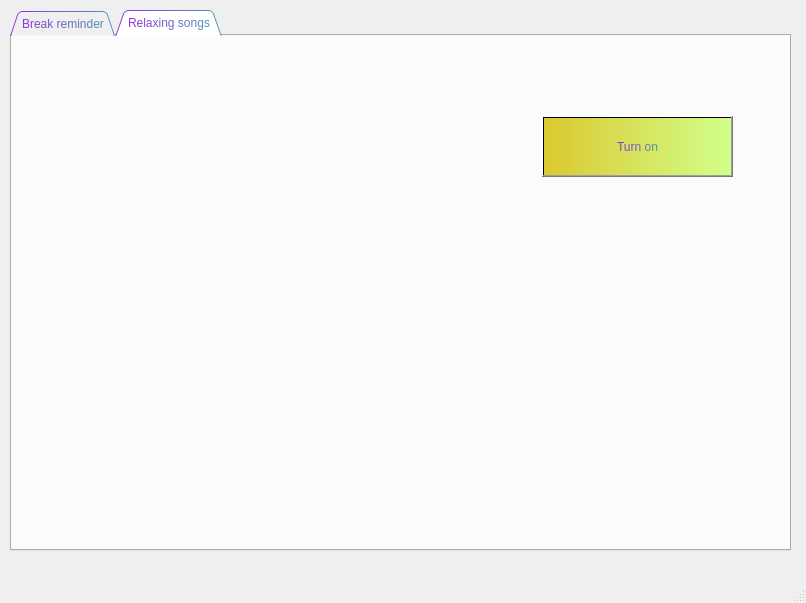
<?xml version="1.0" encoding="UTF-8"?>
<ui version="4.0">
 <class>MainWindow</class>
 <widget class="QMainWindow" name="MainWindow">
  <property name="geometry">
   <rect>
    <x>0</x>
    <y>0</y>
    <width>806</width>
    <height>603</height>
   </rect>
  </property>
  <property name="windowTitle">
   <string>MainWindow</string>
  </property>
  <property name="styleSheet">
   <string notr="true">color: qlineargradient(spread:pad, x1:0, y1:0, x2:1, y2:0, stop:0 rgba(151, 45, 219, 252), stop:1 rgba(72, 151, 183, 252));

</string>
  </property>
  <widget class="QWidget" name="centralwidget">
   <widget class="QTabWidget" name="tabWidget">
    <property name="geometry">
     <rect>
      <x>10</x>
      <y>10</y>
      <width>781</width>
      <height>541</height>
     </rect>
    </property>
    <property name="tabShape">
     <enum>QTabWidget::Triangular</enum>
    </property>
    <property name="currentIndex">
     <number>1</number>
    </property>
    <property name="elideMode">
     <enum>Qt::ElideNone</enum>
    </property>
    <widget class="QWidget" name="tab">
     <attribute name="title">
      <string>Break reminder</string>
     </attribute>
     <widget class="QLabel" name="break_bg">
      <property name="geometry">
       <rect>
        <x>-6</x>
        <y>-25</y>
        <width>781</width>
        <height>571</height>
       </rect>
      </property>
      <property name="text">
       <string/>
      </property>
      <property name="pixmap">
       <pixmap>../Python/BG/ThinkstockPhotos-489763838-e1490767826261.jpg</pixmap>
      </property>
     </widget>
     <widget class="QPushButton" name="break_btn">
      <property name="geometry">
       <rect>
        <x>290</x>
        <y>290</y>
        <width>191</width>
        <height>61</height>
       </rect>
      </property>
      <property name="toolTip">
       <string>&lt;html&gt;&lt;head/&gt;&lt;body&gt;&lt;p&gt;&lt;span style=&quot; font-size:12pt; font-weight:600;&quot;&gt;Turn on&lt;/span&gt;&lt;/p&gt;&lt;/body&gt;&lt;/html&gt;</string>
      </property>
      <property name="styleSheet">
       <string notr="true">background-color: qlineargradient(spread:pad, x1:0, y1:0, x2:1, y2:0, stop:0 rgba(45, 219, 182, 252), stop:1 rgba(209, 255, 137, 252));
font: 75 14pt &quot;Berlin Sans FB Demi&quot;;</string>
      </property>
      <property name="text">
       <string>Turn on</string>
      </property>
     </widget>
    </widget>
    <widget class="QWidget" name="tab_2">
     <attribute name="title">
      <string>Relaxing songs</string>
     </attribute>
     <widget class="QLabel" name="music_bg">
      <property name="geometry">
       <rect>
        <x>-270</x>
        <y>-40</y>
        <width>1051</width>
        <height>581</height>
       </rect>
      </property>
      <property name="text">
       <string/>
      </property>
      <property name="pixmap">
       <pixmap>../Python/BG/maxresdefault2.jpg</pixmap>
      </property>
     </widget>
     <widget class="QPushButton" name="music_btn">
      <property name="geometry">
       <rect>
        <x>530</x>
        <y>80</y>
        <width>191</width>
        <height>61</height>
       </rect>
      </property>
      <property name="toolTip">
       <string>&lt;html&gt;&lt;head/&gt;&lt;body&gt;&lt;p&gt;&lt;span style=&quot; font-size:12pt; font-weight:600;&quot;&gt;Turn on&lt;/span&gt;&lt;/p&gt;&lt;/body&gt;&lt;/html&gt;</string>
      </property>
      <property name="styleSheet">
       <string notr="true">background-color: qlineargradient(spread:pad, x1:0, y1:0, x2:1, y2:0, stop:0 rgba(219, 200, 45, 252), stop:1 rgba(209, 255, 137, 252));
font: 75 14pt &quot;Berlin Sans FB Demi&quot;;</string>
      </property>
      <property name="text">
       <string>Turn on</string>
      </property>
     </widget>
    </widget>
   </widget>
  </widget>
  <widget class="QMenuBar" name="menubar">
   <property name="geometry">
    <rect>
     <x>0</x>
     <y>0</y>
     <width>806</width>
     <height>26</height>
    </rect>
   </property>
  </widget>
  <widget class="QStatusBar" name="statusbar"/>
 </widget>
 <resources/>
 <connections/>
</ui>
